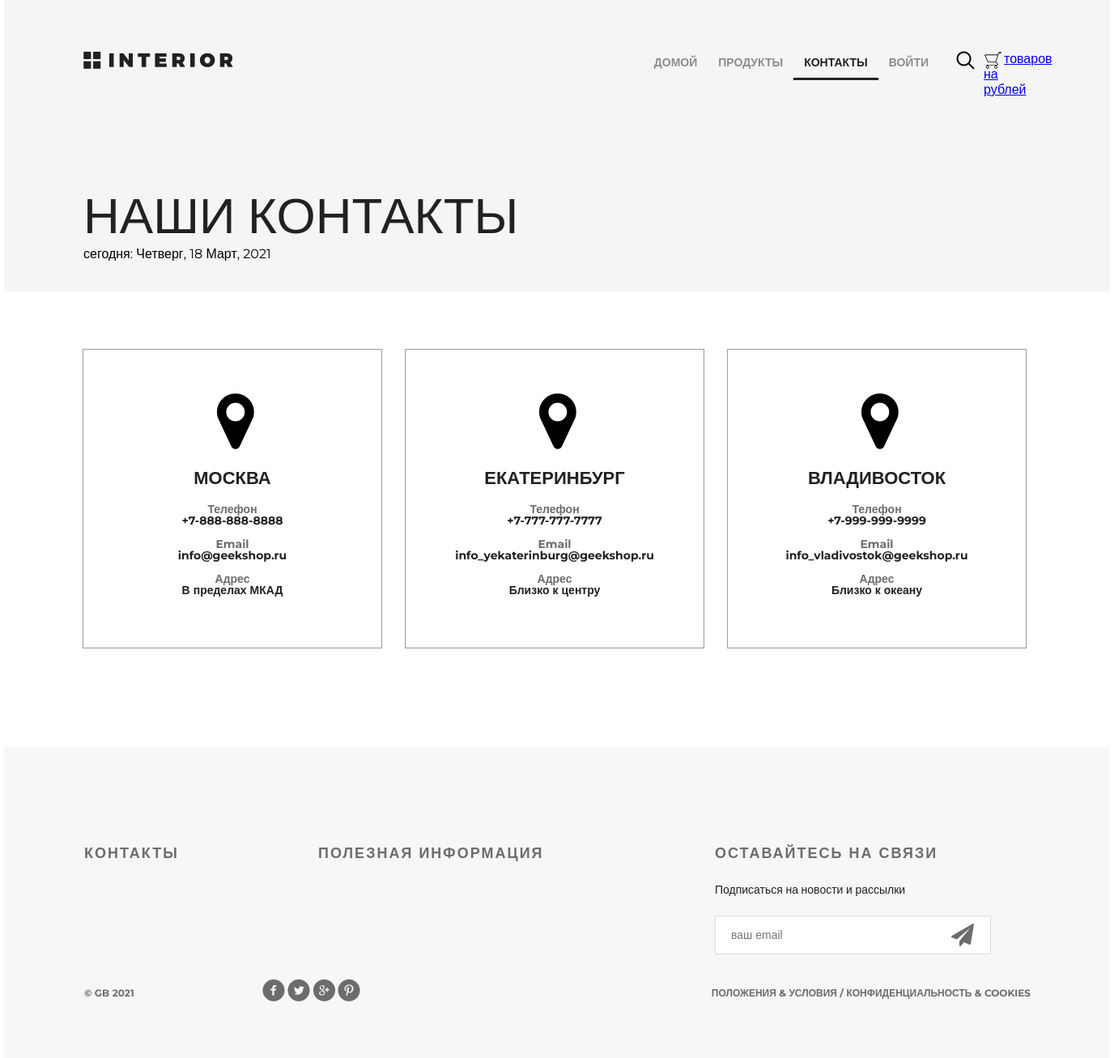
Page /contact/ on the committed database.
### mainapp/models.py (models this page shows, shortened)
class Locations(models.Model):
    name = models.CharField(verbose_name="название места", max_length=128)
    city = models.CharField(verbose_name="город", max_length=60)
    phone = models.CharField(verbose_name="телефон", max_length=16)
    email = models.EmailField(verbose_name="email")
    address = models.CharField(verbose_name="адрес", max_length=300)

### mainapp/views.py (the view)
# urls.py: path('contact/', views.contact, name="contact"),
def contact(request):
    title = "о нас"
    date = datetime.now()
    print(date)
    content = {
        "title": title,
        "locations": Locations.objects.all(),
        "date": date
    }
    return render(request, 'mainapp/contact.html', content)

### mainapp/templates/mainapp/contact.html
{% extends 'mainapp/base.html' %}
{% load staticfiles %}
{% block menu %}
<div class="hero">
    <div class="header clearfix">
        <a href="{% url 'main' %}" class="logo"></a>
        {% include 'mainapp/includes/inc_menu.html' %}
    </div>
    <h1>наши контакты</h1>
    <p>сегодня: {{ date|date:"l, j F, Y" }}</p>
</div>
{% endblock %}
{% block content %}
<div class="location">
    {% for location in locations %}
    <div class="location-1">
        <i class="fa fa-map-marker fa-5x"></i>
        <h4>{{ location.city }}</h4>
        <div class="contacts">
            <h5>Телефон</h5>
            <p>{{ location.phone }}</p>
        </div>
        <div class="contacts">
            <h5>Email</h5>
            <p>{{ location.email }}</p>
        </div>
        <div class="contacts">
            <h5>Адрес</h5>
            <p>{{ location.address }}</p>
        </div>
    </div>
    {% endfor %}
</div>
<div class="clr"></div>
{% endblock %}

### static/css/style.css (style rules this page uses)
* { margin: 0; padding: 0; }
body { font-family: 'Montserrat', sans-serif; }
html, body { height: 100%; }
.clr { height: 384px; }
.logo { background-image: url(/static/img/logo.png); margin-top: 63px; width: 185px; height: 22px; float: left; }
.clearfix:after { content: ""; display: block; clear: both; }
.hero { background-color: #f5f5f5; height: 360px; padding-left: 98px; padding-right: 211px; position: relative; }
.hero h1 { color: #212121; font-size: 62px; font-weight: 100; text-align: left; margin-top: 142px; text-transform: uppercase; }
.location { padding: 0px 97px; }
.location-1 { height: 368px; width: 368px; border: 1px solid #9c9c9c; margin: 71px 28px 122px 0px; float: left; }
.location-1:last-child { margin: 71px 0px 122px 0px; }
.location i { display: block; margin: 48px auto 0px; width: 38px; }
.location h4 { margin: 23px auto 23px; text-transform: uppercase; text-align: center; color: #212121; font-size: 22px; font-weight: 700; line-height: 16px; }
.contacts { text-align: center; margin-bottom: 15px; line-height: 14px; color: #212121; font-size: 14px; font-weight: 700; }
.contacts h5 { color: #6c6c6c; font-size: 14px; font-weight: 700; }

### rows in the picture
Locations: city "МОСКВА", phone "+7-888-888-8888", email "info@geekshop.ru", address "В пределах МКАД"
Locations: city "ЕКАТЕРИНБУРГ", phone "+7-777-777-7777", email "info_yekaterinburg@geekshop.ru", address "Близко к центру"
Locations: city "ВЛАДИВОСТОК", phone "+7-999-999-9999", email "info_vladivostok@geekshop.ru", address "Близко к океану"

### other values in the picture
{{ date|date:"l, j F, Y" }} "Четверг, 18 Март, 2021"
